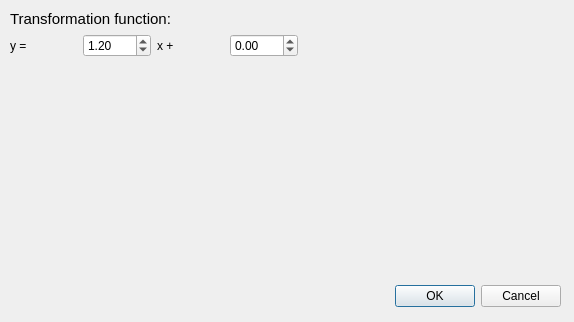
<?xml version="1.0" encoding="UTF-8"?>
<ui version="4.0">
 <class>LinearGrayDialog</class>
 <widget class="QDialog" name="LinearGrayDialog">
  <property name="geometry">
   <rect>
    <x>0</x>
    <y>0</y>
    <width>574</width>
    <height>322</height>
   </rect>
  </property>
  <property name="windowTitle">
   <string>Linear Gray Level Transformation</string>
  </property>
  <widget class="QDialogButtonBox" name="buttonBox">
   <property name="geometry">
    <rect>
     <x>380</x>
     <y>280</y>
     <width>181</width>
     <height>32</height>
    </rect>
   </property>
   <property name="styleSheet">
    <string notr="true"/>
   </property>
   <property name="orientation">
    <enum>Qt::Horizontal</enum>
   </property>
   <property name="standardButtons">
    <set>QDialogButtonBox::Cancel|QDialogButtonBox::Ok</set>
   </property>
  </widget>
  <widget class="QCustomPlot" name="customPlot" native="true">
   <property name="geometry">
    <rect>
     <x>260</x>
     <y>10</y>
     <width>301</width>
     <height>261</height>
    </rect>
   </property>
   <property name="styleSheet">
    <string notr="true"/>
   </property>
  </widget>
  <widget class="QWidget" name="layoutWidget">
   <property name="geometry">
    <rect>
     <x>10</x>
     <y>10</y>
     <width>288</width>
     <height>261</height>
    </rect>
   </property>
   <layout class="QVBoxLayout" name="verticalLayout_2">
    <item>
     <layout class="QVBoxLayout" name="verticalLayout">
      <item>
       <widget class="QLabel" name="label_4">
        <property name="text">
         <string>&lt;html&gt;&lt;head/&gt;&lt;body&gt;&lt;p&gt;&lt;span style=&quot; font-size:11pt;&quot;&gt;Transformation function:&lt;/span&gt;&lt;/p&gt;&lt;/body&gt;&lt;/html&gt;</string>
        </property>
       </widget>
      </item>
      <item>
       <layout class="QHBoxLayout" name="horizontalLayout">
        <item>
         <widget class="QLabel" name="label_2">
          <property name="styleSheet">
           <string notr="true">font: 75 14pt &quot;Roboto&quot;;</string>
          </property>
          <property name="text">
           <string>y = </string>
          </property>
         </widget>
        </item>
        <item>
         <widget class="QDoubleSpinBox" name="aDoubleSpinBox">
          <property name="minimum">
           <double>-10.000000000000000</double>
          </property>
          <property name="maximum">
           <double>10.000000000000000</double>
          </property>
          <property name="singleStep">
           <double>0.010000000000000</double>
          </property>
          <property name="value">
           <double>1.200000000000000</double>
          </property>
         </widget>
        </item>
        <item>
         <widget class="QLabel" name="label_3">
          <property name="styleSheet">
           <string notr="true">font: 75 14pt &quot;Roboto&quot;;</string>
          </property>
          <property name="text">
           <string>x + </string>
          </property>
         </widget>
        </item>
        <item>
         <widget class="QDoubleSpinBox" name="bDoubleSpinBox">
          <property name="minimum">
           <double>-100.000000000000000</double>
          </property>
          <property name="maximum">
           <double>100.000000000000000</double>
          </property>
         </widget>
        </item>
       </layout>
      </item>
     </layout>
    </item>
    <item>
     <spacer name="verticalSpacer">
      <property name="orientation">
       <enum>Qt::Vertical</enum>
      </property>
      <property name="sizeHint" stdset="0">
       <size>
        <width>20</width>
        <height>40</height>
       </size>
      </property>
     </spacer>
    </item>
   </layout>
  </widget>
 </widget>
 <customwidgets>
  <customwidget>
   <class>QCustomPlot</class>
   <extends>QWidget</extends>
   <header>qcustomplot.h</header>
   <container>1</container>
  </customwidget>
 </customwidgets>
 <resources/>
 <connections>
  <connection>
   <sender>buttonBox</sender>
   <signal>accepted()</signal>
   <receiver>LinearGrayDialog</receiver>
   <slot>accept()</slot>
   <hints>
    <hint type="sourcelabel">
     <x>248</x>
     <y>254</y>
    </hint>
    <hint type="destinationlabel">
     <x>157</x>
     <y>274</y>
    </hint>
   </hints>
  </connection>
  <connection>
   <sender>buttonBox</sender>
   <signal>rejected()</signal>
   <receiver>LinearGrayDialog</receiver>
   <slot>reject()</slot>
   <hints>
    <hint type="sourcelabel">
     <x>316</x>
     <y>260</y>
    </hint>
    <hint type="destinationlabel">
     <x>286</x>
     <y>274</y>
    </hint>
   </hints>
  </connection>
 </connections>
</ui>
